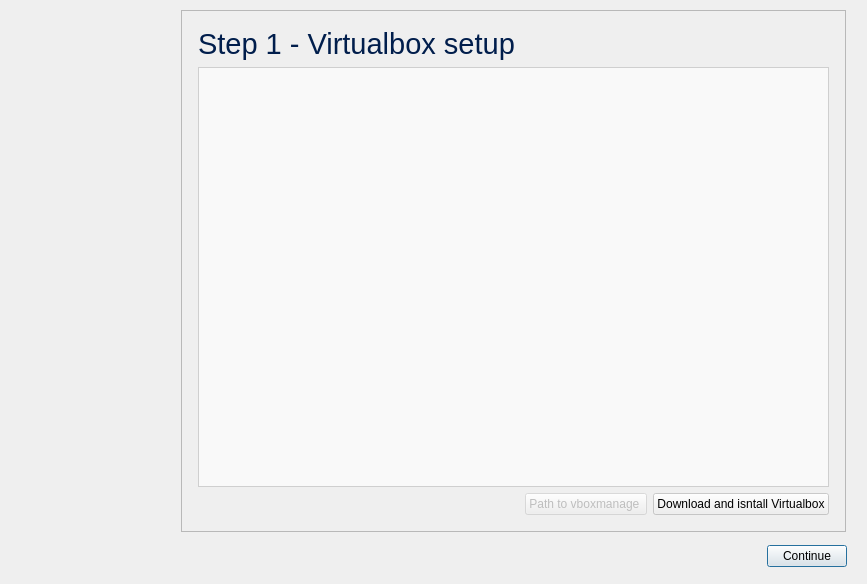
<?xml version="1.0" encoding="UTF-8"?>
<ui version="4.0">
 <class>IslandSetupWizzard</class>
 <widget class="QWizard" name="IslandSetupWizzard">
  <property name="windowModality">
   <enum>Qt::WindowModal</enum>
  </property>
  <property name="geometry">
   <rect>
    <x>0</x>
    <y>0</y>
    <width>867</width>
    <height>584</height>
   </rect>
  </property>
  <property name="minimumSize">
   <size>
    <width>712</width>
    <height>525</height>
   </size>
  </property>
  <property name="windowTitle">
   <string>Wizard</string>
  </property>
  <property name="modal">
   <bool>true</bool>
  </property>
  <property name="wizardStyle">
   <enum>QWizard::MacStyle</enum>
  </property>
  <property name="options">
   <set>QWizard::NoBackButtonOnLastPage|QWizard::NoBackButtonOnStartPage|QWizard::NoCancelButton|QWizard::NoDefaultButton</set>
  </property>
  <widget class="QWizardPage" name="page_vbox_install_1">
   <layout class="QVBoxLayout" name="verticalLayout">
    <item>
     <widget class="QLabel" name="label">
      <property name="font">
       <font>
        <pointsize>22</pointsize>
       </font>
      </property>
      <property name="styleSheet">
       <string notr="true">color: #011e4c</string>
      </property>
      <property name="text">
       <string>Step 1 - Virtualbox setup</string>
      </property>
     </widget>
    </item>
    <item>
     <widget class="QTextBrowser" name="vbox_setup_output_console">
      <property name="html">
       <string>&lt;!DOCTYPE HTML PUBLIC &quot;-//W3C//DTD HTML 4.0//EN&quot; &quot;http://www.w3.org/TR/REC-html40/strict.dtd&quot;&gt;
&lt;html&gt;&lt;head&gt;&lt;meta name=&quot;qrichtext&quot; content=&quot;1&quot; /&gt;&lt;style type=&quot;text/css&quot;&gt;
p, li { white-space: pre-wrap; }
&lt;/style&gt;&lt;/head&gt;&lt;body style=&quot; font-family:'MS Shell Dlg 2'; font-size:8.25pt; font-weight:400; font-style:normal;&quot;&gt;
&lt;p style=&quot;-qt-paragraph-type:empty; margin-top:0px; margin-bottom:0px; margin-left:0px; margin-right:0px; -qt-block-indent:0; text-indent:0px; font-family:'.SF NS Text'; font-size:13pt;&quot;&gt;&lt;br /&gt;&lt;/p&gt;&lt;/body&gt;&lt;/html&gt;</string>
      </property>
     </widget>
    </item>
    <item>
     <layout class="QHBoxLayout" name="horizontalLayout">
      <item>
       <spacer name="horizontalSpacer">
        <property name="orientation">
         <enum>Qt::Horizontal</enum>
        </property>
        <property name="sizeHint" stdset="0">
         <size>
          <width>40</width>
          <height>20</height>
         </size>
        </property>
       </spacer>
      </item>
      <item>
       <widget class="QPushButton" name="button_path_to_vboxmanage">
        <property name="enabled">
         <bool>false</bool>
        </property>
        <property name="visible">
         <bool>false</bool>
        </property>
        <property name="text">
         <string>Path to vboxmanage </string>
        </property>
        <property name="icon">
         <iconset resource="resources.qrc">
          <normaloff>:/images/search</normaloff>:/images/search</iconset>
        </property>
        <property name="iconSize">
         <size>
          <width>32</width>
          <height>32</height>
         </size>
        </property>
       </widget>
      </item>
      <item>
       <widget class="QPushButton" name="button_install_vbox">
        <property name="sizePolicy">
         <sizepolicy hsizetype="Maximum" vsizetype="Fixed">
          <horstretch>0</horstretch>
          <verstretch>0</verstretch>
         </sizepolicy>
        </property>
        <property name="layoutDirection">
         <enum>Qt::LeftToRight</enum>
        </property>
        <property name="text">
         <string>Download and isntall Virtualbox</string>
        </property>
        <property name="icon">
         <iconset resource="resources.qrc">
          <normaloff>:/images/download</normaloff>:/images/download</iconset>
        </property>
        <property name="iconSize">
         <size>
          <width>32</width>
          <height>32</height>
         </size>
        </property>
       </widget>
      </item>
     </layout>
    </item>
   </layout>
  </widget>
  <widget class="QWizardPage" name="page_vm_install_2">
   <layout class="QVBoxLayout" name="verticalLayout_2">
    <item>
     <widget class="QLabel" name="label_2">
      <property name="font">
       <font>
        <pointsize>22</pointsize>
       </font>
      </property>
      <property name="styleSheet">
       <string notr="true">color: #011e4c</string>
      </property>
      <property name="text">
       <string>Step 2 - Islands virtual machine setup</string>
      </property>
     </widget>
    </item>
    <item>
     <widget class="QTextBrowser" name="vm_install_output_console"/>
    </item>
    <item>
     <layout class="QHBoxLayout" name="horizontalLayout_3">
      <item>
       <widget class="QLabel" name="label_5">
        <property name="text">
         <string>Data folder: </string>
        </property>
       </widget>
      </item>
      <item>
       <widget class="QLineEdit" name="data_folder_path">
        <property name="font">
         <font>
          <weight>75</weight>
          <bold>true</bold>
         </font>
        </property>
        <property name="layoutDirection">
         <enum>Qt::LeftToRight</enum>
        </property>
        <property name="text">
         <string/>
        </property>
        <property name="alignment">
         <set>Qt::AlignLeading|Qt::AlignLeft|Qt::AlignVCenter</set>
        </property>
        <property name="readOnly">
         <bool>true</bool>
        </property>
       </widget>
      </item>
      <item>
       <widget class="QPushButton" name="button_select_data_path">
        <property name="text">
         <string>Select</string>
        </property>
       </widget>
      </item>
     </layout>
    </item>
    <item>
     <layout class="QHBoxLayout" name="horizontalLayout_2">
      <item>
       <spacer name="horizontalSpacer_2">
        <property name="orientation">
         <enum>Qt::Horizontal</enum>
        </property>
        <property name="sizeHint" stdset="0">
         <size>
          <width>40</width>
          <height>20</height>
         </size>
        </property>
       </spacer>
      </item>
      <item>
       <widget class="QPushButton" name="button_import_ova">
        <property name="text">
         <string>Import Islands VM</string>
        </property>
        <property name="icon">
         <iconset resource="resources.qrc">
          <normaloff>:/images/import</normaloff>:/images/import</iconset>
        </property>
        <property name="iconSize">
         <size>
          <width>32</width>
          <height>32</height>
         </size>
        </property>
       </widget>
      </item>
      <item>
       <widget class="QPushButton" name="button_install_islands">
        <property name="text">
         <string>Install Islands VM</string>
        </property>
        <property name="icon">
         <iconset resource="resources.qrc">
          <normaloff>:/images/download</normaloff>:/images/download</iconset>
        </property>
        <property name="iconSize">
         <size>
          <width>32</width>
          <height>32</height>
         </size>
        </property>
       </widget>
      </item>
     </layout>
    </item>
   </layout>
  </widget>
  <widget class="QWizardPage" name="page_complete_3">
   <layout class="QVBoxLayout" name="verticalLayout_4">
    <item>
     <layout class="QVBoxLayout" name="verticalLayout_3">
      <item>
       <widget class="QLabel" name="label_3">
        <property name="font">
         <font>
          <pointsize>35</pointsize>
         </font>
        </property>
        <property name="styleSheet">
         <string notr="true">color: green;</string>
        </property>
        <property name="text">
         <string>Setup complete!</string>
        </property>
       </widget>
      </item>
      <item>
       <spacer name="verticalSpacer">
        <property name="orientation">
         <enum>Qt::Vertical</enum>
        </property>
        <property name="sizeHint" stdset="0">
         <size>
          <width>20</width>
          <height>40</height>
         </size>
        </property>
       </spacer>
      </item>
      <item>
       <widget class="QLabel" name="label_4">
        <property name="text">
         <string>Press &quot;Done&quot; to exit setup wizard</string>
        </property>
       </widget>
      </item>
     </layout>
    </item>
   </layout>
  </widget>
 </widget>
 <resources>
  <include location="resources.qrc"/>
 </resources>
 <connections/>
</ui>
